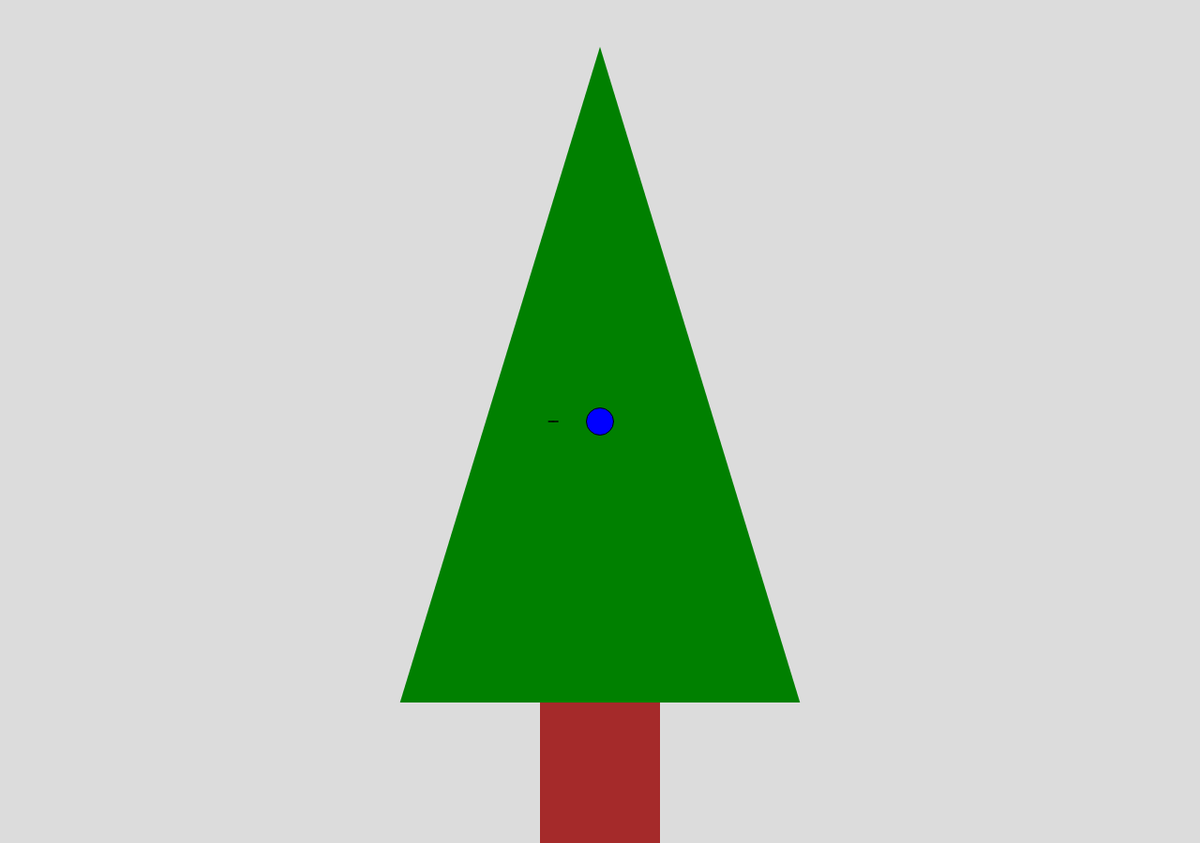
Frame 1 (no input)
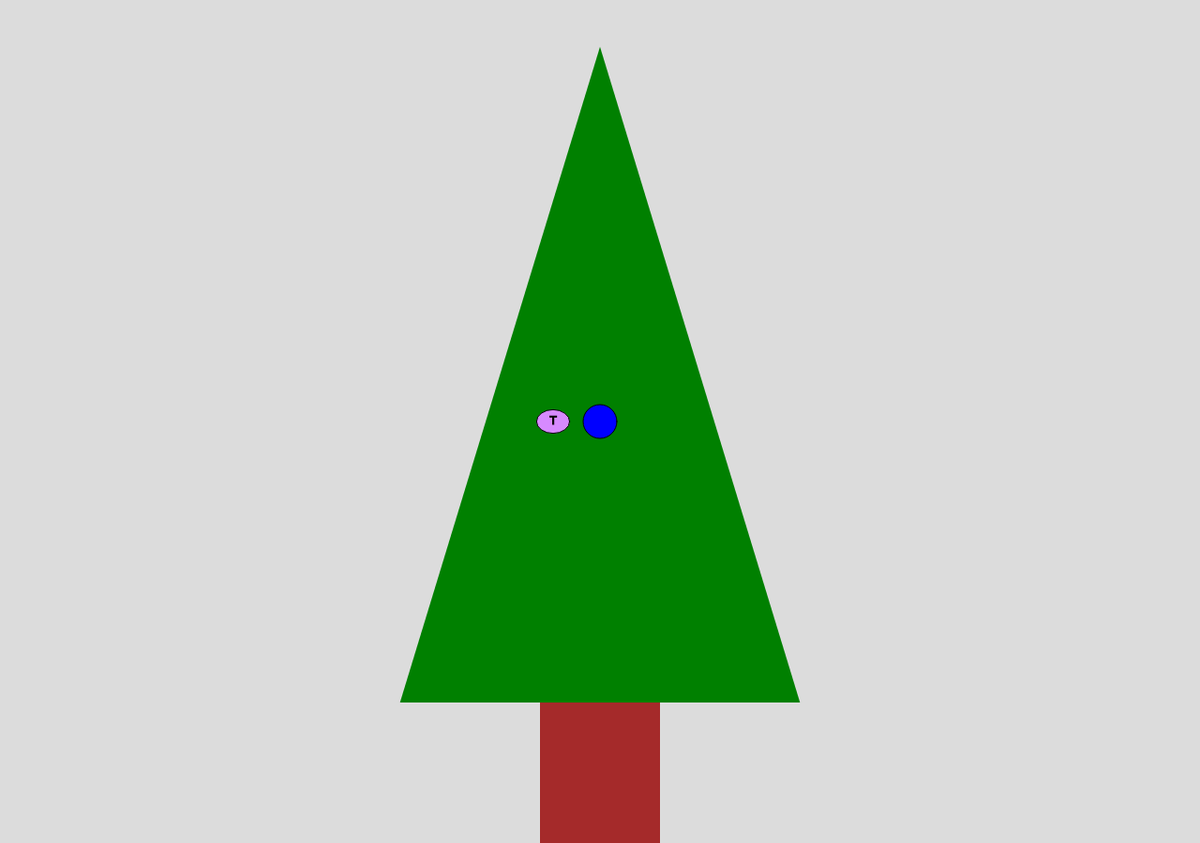
Frame 60 (no input)
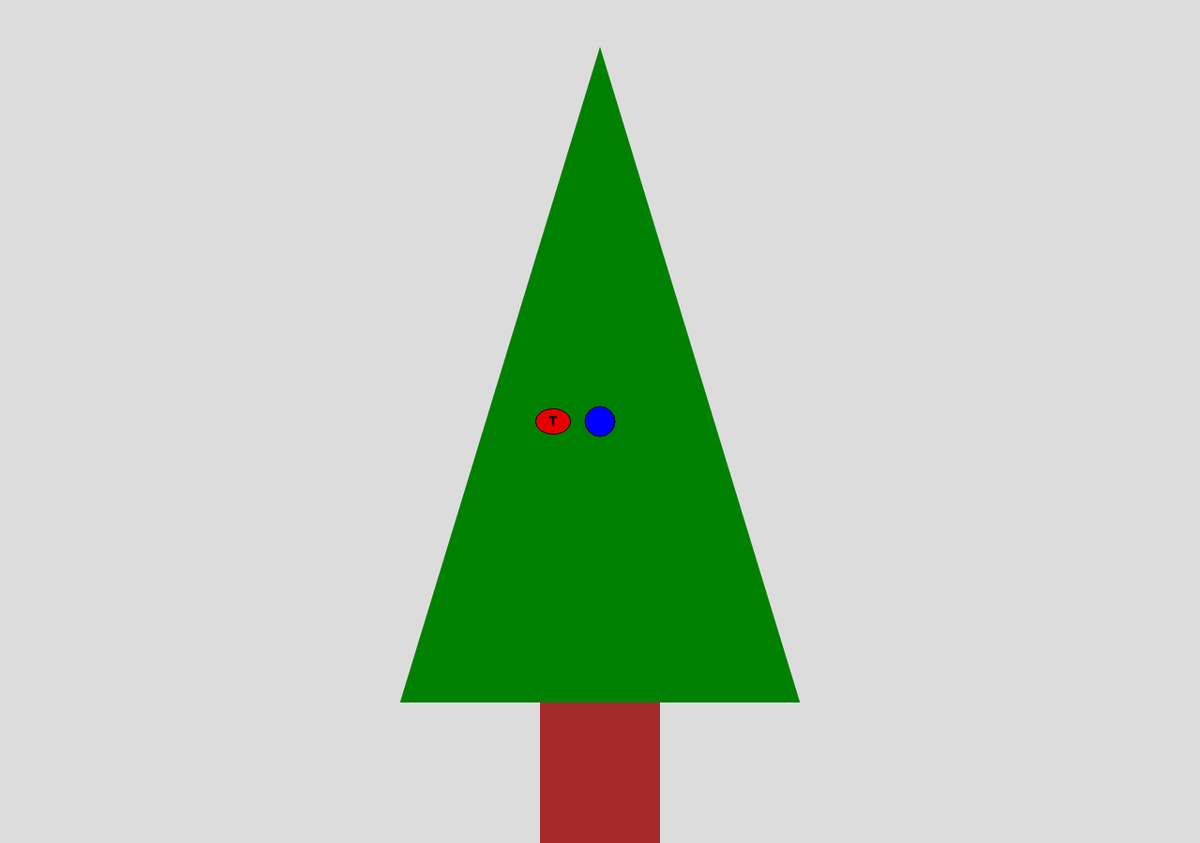
Frame 120 (the mouse pressed at the canvas centre since frame 60)

The p5.js sketch that drew these frames (run headless with seeded random() and noise() and a simulated clock; from frame 60 on, the mouse is pressed at the canvas centre):

// p5.js sketch
// ── sketch.js
let theTree;
let theOrnaments = [];

function setup() {
  createCanvas(1280, 900);
  theTree = new Tree(width/2, 50, width/2, height-200);

  //schellenberg's ornament
  let schellenbergOrnament = new danOrnament(width/2, height/2);
  theOrnaments.push(schellenbergOrnament);

  //add yours here!  should something like:
  let rengarajanOrnament = new taranOrnament(width/2 - 50, height/2);

  // let hladyOrnament = new willOrnament(width/2, height/2);
  // theOrnaments.push(hladyOrnament);
  theOrnaments.push(rengarajanOrnament);
}

function draw() {
  background(220);
  theTree.display();
  for (let myOrnament of theOrnaments) {
    myOrnament.update();
    myOrnament.display();
  }
}

class Tree {
  constructor(x, y, width, height) {
    this.x = x;
    this.y = y;
    this.width = width;
    this.height = height;
  }

  display() {
    noStroke();
    
    //branches
    fill("green");
    triangle(this.x, this.y, this.x-this.width/3, this.y+this.height, this.x+this.width/3, this.y+this.height);

    //trunk
    fill("brown");
    rectMode(CORNER);
    rect(this.x-this.width/10, this.y+this.height, this.width/5, this.height);

    stroke("black");
  }
}

class Ornament {
  constructor(x, y, someColor, width, height) {
    this.x = x;
    this.y = y;
    this.someColor = someColor;
    this.width = width;
    this.height = height;
  }
  
  update() {
  }
  
  display() {
    fill(this.someColor);
    ellipseMode(CENTER);
    ellipse(this.x, this.y, this.width, this.height);
  }
}

class danOrnament extends Ornament {
  constructor(x, y) {
    super(x, y, "blue", 30, 30);
  }
  
  update() {
    if (random(100) < 50) {
      this.width++;
      this.height++;
    }
    else {
      this.width--;
      this.height--;
    }
  }
}

//add your class here... should look something like:
//class willOrnament extends Ornament {

class taranOrnament extends Ornament {
  constructor(x, y) {
    super(x, y, "red", 30, 30);
  }
  
  update() {
    // if (random(100) < 50) {
    //   this.width++;
    //   this.height++;
    // }
    // else {
    //   this.width--;
    //   this.height--;
    // }
    this.someColor = color(sin(millis()/1000) * 255, cos(millis()/1000) * 255, tan(millis()/1000) * 255)
  }
  display() {
    fill(this.someColor);
    ellipseMode(CENTER);
    textAlign(CENTER, CENTER);
    ellipse(this.x, this.y, this.width* sin(millis()/1000) + 10, this.height* sin(millis()/1000)) + 10;
    textSize(abs(15* sin(millis()/1000)));
    fill(0);

    text("T",this.x, this.y);

  }
}
